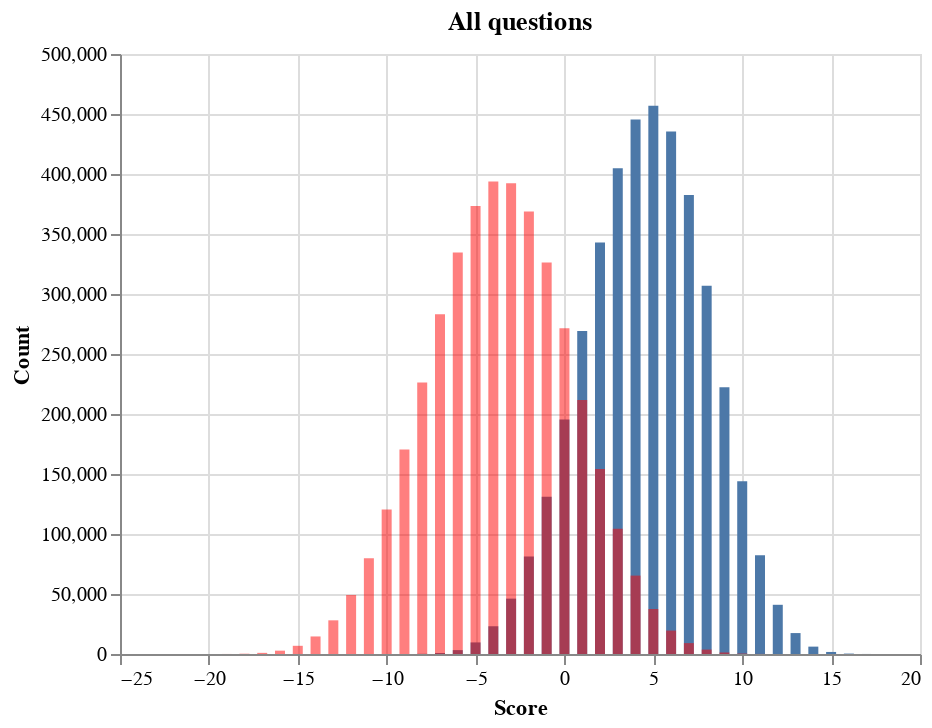
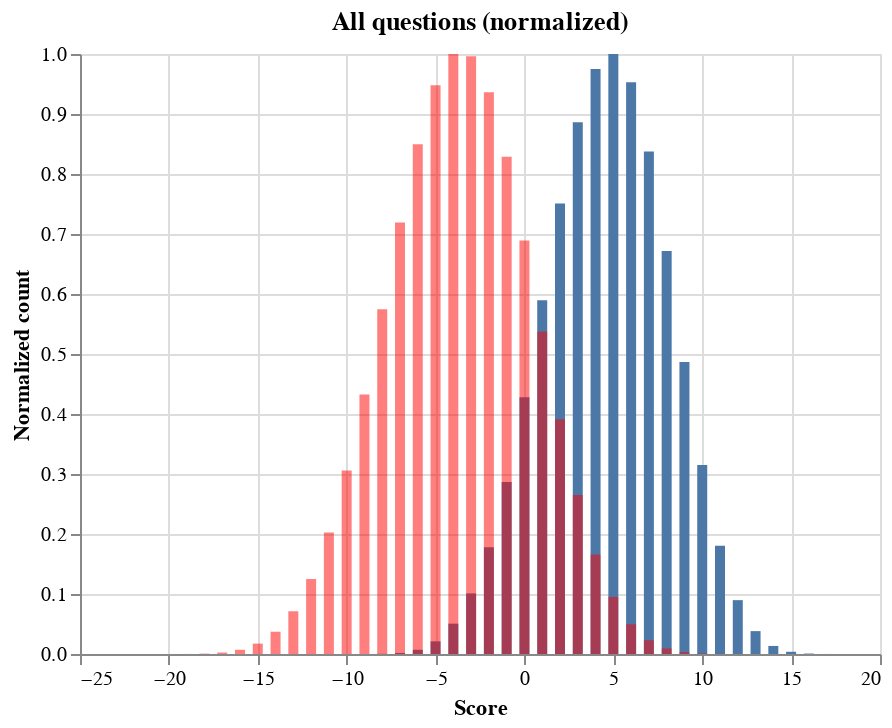
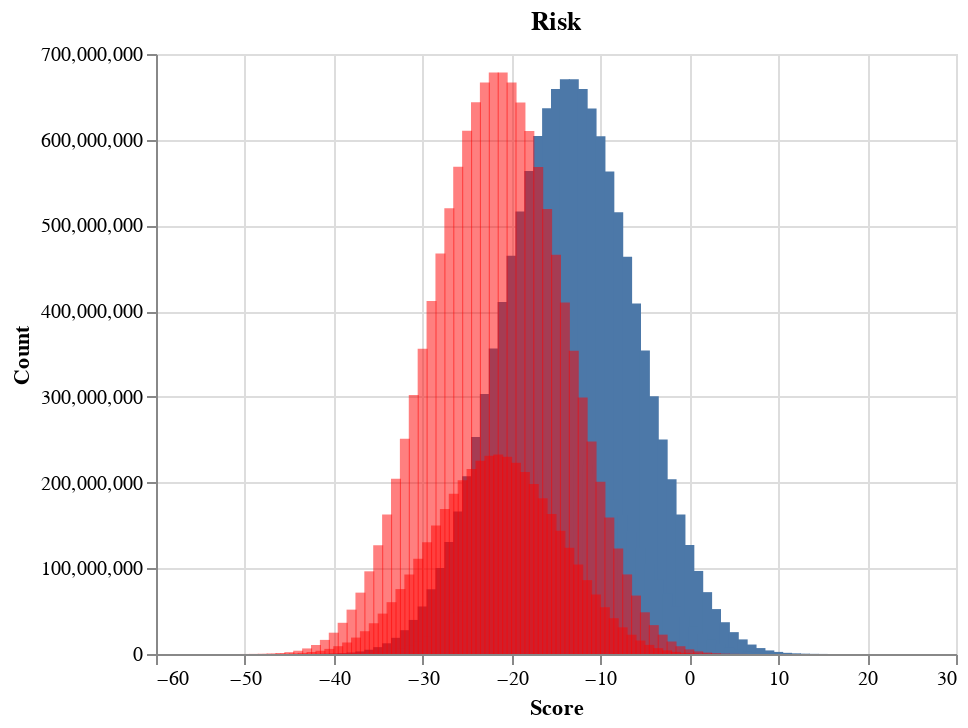
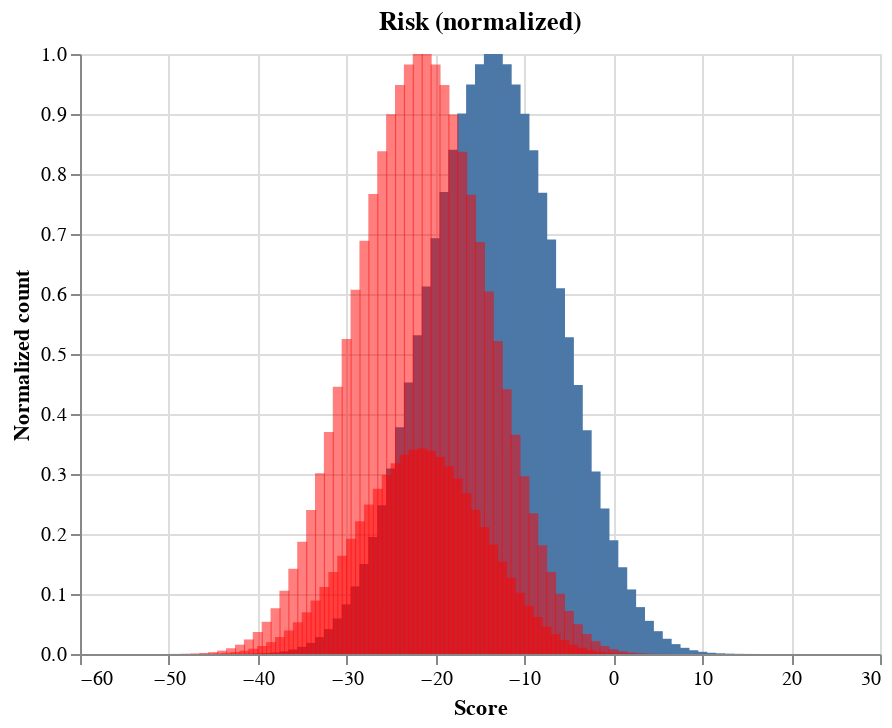

The notebook cell saved with these charts, in order:
### Code cell
config = [
    ('All questions', questions),
    ('Risk', x_q),
    ('Public Value', y_q),
]
for title, questions in config:
    df_original = score_count_df_from_questions(questions)
    df_original_norm = normalize_df(df_original, ['count'])
    df_edited = score_count_df_from_questions(edited_questions(questions))
    df_edited_norm = normalize_df(df_edited, ['count'])
    display(chart=hist_diff(df_original, df_edited, title), name=f'{title} - diff')
    display(chart=hist_diff(df_original_norm, df_edited_norm, f'{title} (normalized)', titleY='Normalized count'), name=f'{title} - diff - normalized')

### Figure 1 — Vega-Lite specification as saved in the notebook (floating-point values rounded to 4 significant figures)
{"config": {"view": {"continuousWidth": 400, "continuousHeight": 300}}, "layer": [{"data": {"name": "data-6018a29b9a7feec79a8dac84a513362e"}, "mark": "bar", "encoding": {"x": {"field": "score", "title": "Score", "type": "quantitative"}, "y": {"field": "count", "title": "Count", "type": "quantitative"}}}, {"data": {"name": "data-9a394bfd0e737d5884d2a504c101cdb0"}, "mark": "bar", "encoding": {"color": {"value": "red"}, "opacity": {"value": 0.5}, "x": {"field": "score", "title": "Score", "type": "quantitative"}, "y": {"field": "count", "title": "Count", "type": "quantitative"}}}], "title": "All questions", "$schema": "https://vega.github.io/schema/vega-lite/v4.17.0.json", "datasets": {"data-6018a29b9a7feec79a8dac84a513362e": [{"score": -6.0, "count": 3235}, {"score": -5.0, "count": 9644}, {"score": -4.0, "count": 23115}, {"score": -3.0, "count": 46141}, {"score": -2.0, "count": 81285}, {"score": -1.0, "count": 131040}, {"score": 0.0, "count": 195412}, {"score": 1.0, "count": 269254}, {"score": 2.0, "count": 342889}, {"score": 3.0, "count": 404863}, {"score": 4.0, "count": 445316}, {"score": 5.0, "count": 456781}, {"score": 6.0, "count": 435358}, {"score": 7.0, "count": 382517}, {"score": 8.0, "count": 306836}, {"score": -8.0, "count": 153}, {"score": -7.0, "count": 855}, {"score": 9.0, "count": 222317}, {"score": 10.0, "count": 143966}, {"score": 11.0, "count": 82337}, {"score": 12.0, "count": 41009}, {"score": 13.0, "count": 17436}, {"score": 14.0, "count": 6147}, {"score": 15.0, "count": 1707}, {"score": -9.0, "count": 12}, {"score": 16.0, "count": 339}, {"score": 17.0, "count": 36}], "data-9a394bfd0e737d5884d2a504c101cdb0": [{"score": -10.0, "count": 120483}, {"score": -9.0, "count": 170318}, {"score": -8.0, "count": 226281}, {"score": -12.0, "count": 49202}, {"score": -11.0, "count": 79796}, {"score": -13.0, "count": 28059}, {"score": -7.0, "count": 283180}, {"score": -6.0, "count": 334497}, {"score": -5.0, "count": 373340}, {"score": -4.0, "count": 393774}, {"score": -3.0, "count": 392282}, {"score": -2.0, "count": 368687}, {"score": -1.0, "count": 326315}, {"score": 0.0, "count": 271408}, {"score": 1.0, "count": 211587}, {"score": 2.0, "count": 154090}, {"score": 3.0, "count": 104362}, {"score": -14.0, "count": 14622}, {"score": -15.0, "count": 6829}, {"score": -16.0, "count": 2788}, {"score": 4.0, "count": 65337}, {"score": 5.0, "count": 37502}, {"score": 6.0, "count": 19519}, {"score": 7.0, "count": 9080}, {"score": 8.0, "count": 3700}, {"score": -17.0, "count": 949}, {"score": -18.0, "count": 244}, {"score": -19.0, "count": 40}, {"score": -20.0, "count": 3}, {"score": 9.0, "count": 1282}, {"score": 10.0, "count": 360}, {"score": 11.0, "count": 75}, {"score": 12.0, "count": 9}]}}

### Figure 2 — Vega-Lite specification as saved in the notebook (floating-point values rounded to 4 significant figures)
{"config": {"view": {"continuousWidth": 400, "continuousHeight": 300}}, "layer": [{"data": {"name": "data-39c0767ca1eaca392114f2fa7b90bf91"}, "mark": "bar", "encoding": {"x": {"field": "score", "title": "Score", "type": "quantitative"}, "y": {"field": "count", "title": "Normalized count", "type": "quantitative"}}}, {"data": {"name": "data-c4ca32aa71ccee68e6f15f2f02686cfb"}, "mark": "bar", "encoding": {"color": {"value": "red"}, "opacity": {"value": 0.5}, "x": {"field": "score", "title": "Score", "type": "quantitative"}, "y": {"field": "count", "title": "Normalized count", "type": "quantitative"}}}], "title": "All questions (normalized)", "$schema": "https://vega.github.io/schema/vega-lite/v4.17.0.json", "datasets": {"data-39c0767ca1eaca392114f2fa7b90bf91": [{"score": -6.0, "count": 0.007056}, {"score": -5.0, "count": 0.02109}, {"score": -4.0, "count": 0.05058}, {"score": -3.0, "count": 0.101}, {"score": -2.0, "count": 0.1779}, {"score": -1.0, "count": 0.2869}, {"score": 0.0, "count": 0.4278}, {"score": 1.0, "count": 0.5894}, {"score": 2.0, "count": 0.7507}, {"score": 3.0, "count": 0.8863}, {"score": 4.0, "count": 0.9749}, {"score": 5.0, "count": 1.0}, {"score": 6.0, "count": 0.9531}, {"score": 7.0, "count": 0.8374}, {"score": 8.0, "count": 0.6717}, {"score": -8.0, "count": 0.0003087}, {"score": -7.0, "count": 0.001846}, {"score": 9.0, "count": 0.4867}, {"score": 10.0, "count": 0.3152}, {"score": 11.0, "count": 0.1802}, {"score": 12.0, "count": 0.08975}, {"score": 13.0, "count": 0.03815}, {"score": 14.0, "count": 0.01343}, {"score": 15.0, "count": 0.003711}, {"score": -9.0, "count": 0.0}, {"score": 16.0, "count": 0.0007159}, {"score": 17.0, "count": 5.254e-05}], "data-c4ca32aa71ccee68e6f15f2f02686cfb": [{"score": -10.0, "count": 0.306}, {"score": -9.0, "count": 0.4325}, {"score": -8.0, "count": 0.5746}, {"score": -12.0, "count": 0.1249}, {"score": -11.0, "count": 0.2026}, {"score": -13.0, "count": 0.07125}, {"score": -7.0, "count": 0.7191}, {"score": -6.0, "count": 0.8495}, {"score": -5.0, "count": 0.9481}, {"score": -4.0, "count": 1.0}, {"score": -3.0, "count": 0.9962}, {"score": -2.0, "count": 0.9363}, {"score": -1.0, "count": 0.8287}, {"score": 0.0, "count": 0.6892}, {"score": 1.0, "count": 0.5373}, {"score": 2.0, "count": 0.3913}, {"score": 3.0, "count": 0.265}, {"score": -14.0, "count": 0.03713}, {"score": -15.0, "count": 0.01733}, {"score": -16.0, "count": 0.007073}, {"score": 4.0, "count": 0.1659}, {"score": 5.0, "count": 0.09523}, {"score": 6.0, "count": 0.04956}, {"score": 7.0, "count": 0.02305}, {"score": 8.0, "count": 0.009389}, {"score": -17.0, "count": 0.002402}, {"score": -18.0, "count": 0.000612}, {"score": -19.0, "count": 9.396e-05}, {"score": -20.0, "count": 0.0}, {"score": 9.0, "count": 0.003248}, {"score": 10.0, "count": 0.0009066}, {"score": 11.0, "count": 0.0001828}, {"score": 12.0, "count": 1.524e-05}]}}

### Figure 3 — Vega-Lite specification as saved in the notebook (floating-point values rounded to 4 significant figures; data arrays with more than 128 entries replaced by an {"elided": "..."} marker saying what was removed)
{"config": {"view": {"continuousWidth": 400, "continuousHeight": 300}}, "layer": [{"data": {"name": "data-35c8cc2a64f839ad72de01e98bcdb406"}, "mark": "bar", "encoding": {"x": {"field": "score", "title": "Score", "type": "quantitative"}, "y": {"field": "count", "title": "Count", "type": "quantitative"}}}, {"data": {"name": "data-188587fe9b0bf5ec3f1d0bad28221145"}, "mark": "bar", "encoding": {"color": {"value": "red"}, "opacity": {"value": 0.5}, "x": {"field": "score", "title": "Score", "type": "quantitative"}, "y": {"field": "count", "title": "Count", "type": "quantitative"}}}], "title": "Risk", "$schema": "https://vega.github.io/schema/vega-lite/v4.17.0.json", "datasets": {"data-35c8cc2a64f839ad72de01e98bcdb406": {"elided": "146 records"}, "data-188587fe9b0bf5ec3f1d0bad28221145": {"elided": "134 records"}}}

### Figure 4 — Vega-Lite specification as saved in the notebook (floating-point values rounded to 4 significant figures; data arrays with more than 128 entries replaced by an {"elided": "..."} marker saying what was removed)
{"config": {"view": {"continuousWidth": 400, "continuousHeight": 300}}, "layer": [{"data": {"name": "data-62ff427770827efa577fa9bb6eec8dbf"}, "mark": "bar", "encoding": {"x": {"field": "score", "title": "Score", "type": "quantitative"}, "y": {"field": "count", "title": "Normalized count", "type": "quantitative"}}}, {"data": {"name": "data-b85005f50b8fcab903d86bb59b5a7ec4"}, "mark": "bar", "encoding": {"color": {"value": "red"}, "opacity": {"value": 0.5}, "x": {"field": "score", "title": "Score", "type": "quantitative"}, "y": {"field": "count", "title": "Normalized count", "type": "quantitative"}}}], "title": "Risk (normalized)", "$schema": "https://vega.github.io/schema/vega-lite/v4.17.0.json", "datasets": {"data-62ff427770827efa577fa9bb6eec8dbf": {"elided": "146 records"}, "data-b85005f50b8fcab903d86bb59b5a7ec4": {"elided": "134 records"}}}
